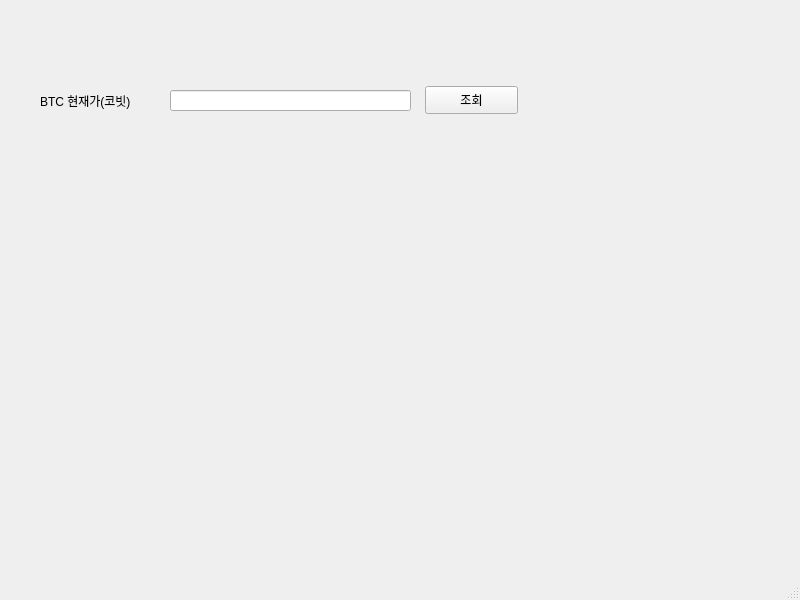
<?xml version="1.0" encoding="UTF-8"?>
<ui version="4.0">
 <class>MainWindow</class>
 <widget class="QMainWindow" name="MainWindow">
  <property name="geometry">
   <rect>
    <x>0</x>
    <y>0</y>
    <width>800</width>
    <height>600</height>
   </rect>
  </property>
  <property name="windowTitle">
   <string>코빗 시세 조회기</string>
  </property>
  <widget class="QWidget" name="centralwidget">
   <widget class="QPushButton" name="pushButton">
    <property name="geometry">
     <rect>
      <x>425</x>
      <y>86</y>
      <width>93</width>
      <height>28</height>
     </rect>
    </property>
    <property name="text">
     <string>조회</string>
    </property>
   </widget>
   <widget class="QLabel" name="label">
    <property name="geometry">
     <rect>
      <x>40</x>
      <y>80</y>
      <width>141</width>
      <height>41</height>
     </rect>
    </property>
    <property name="text">
     <string>BTC 현재가(코빗)</string>
    </property>
   </widget>
   <widget class="QLineEdit" name="lineEdit">
    <property name="geometry">
     <rect>
      <x>170</x>
      <y>90</y>
      <width>241</width>
      <height>21</height>
     </rect>
    </property>
   </widget>
  </widget>
  <widget class="QMenuBar" name="menubar">
   <property name="geometry">
    <rect>
     <x>0</x>
     <y>0</y>
     <width>800</width>
     <height>26</height>
    </rect>
   </property>
  </widget>
  <widget class="QStatusBar" name="statusbar"/>
 </widget>
 <resources/>
 <connections/>
</ui>
